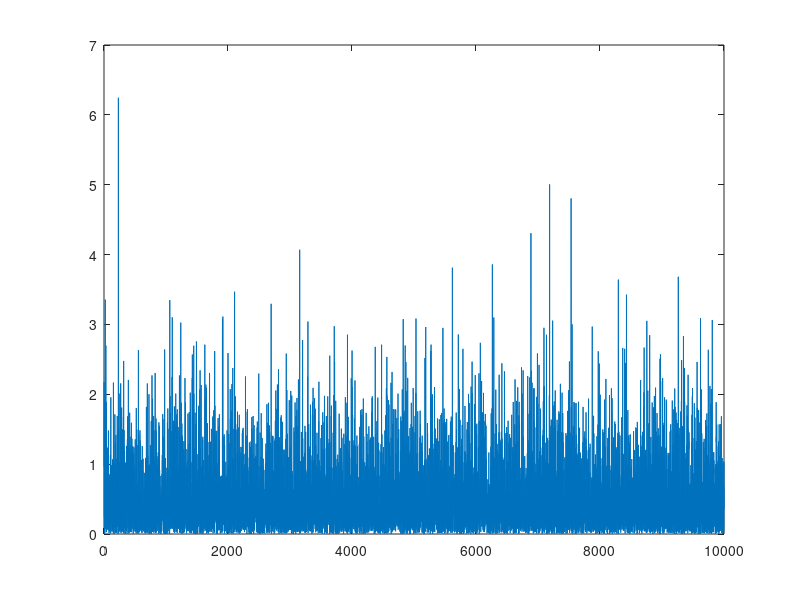

The MATLAB script that drew this image: (Note: this script raises an error after producing the figure.)
clear all
close all
clc
f=@(x)exp(-2*x)

%7.1.3
T = 10000;
lambda = 2;

U = rand(T, 1); % generation of uniform R.V.}
Y = ( - 1 / lambda) * log(1 - U);

mean(Y)
var(Y)

plot(Y)

%7.1.4
figure(1)
z = histogram(Y,'Normalization','probability')
ccdf=zeros(length(z.Values), 1);
error=zeros(length(z.Values),1);

xaxis=zeros(length(z.Values),1);
for i=1:length(z.Values)
    xaxis(i,1)=(z.BinEdges(i)+z.BinEdges(i+1))/2
end
for i=1:length(z.Values)
    ccdf(i, 1) = sum(z.Values(i:end));
end
figure(2)
plot(xaxis,ccdf)

    
    
for i=1:length(z.Values)
    error(i,1) = ccdf(i,1)-f((z.BinEdges(i)+z.BinEdges(i+1))/2)
    
end
figure(3)
plot(xaxis,error)
errorsum=0;
for i=1:length(error)

    errorsum=errorsum+error(i)*(z.BinEdges(i+1)-z.BinEdges(i));
end
display(errorsum)








